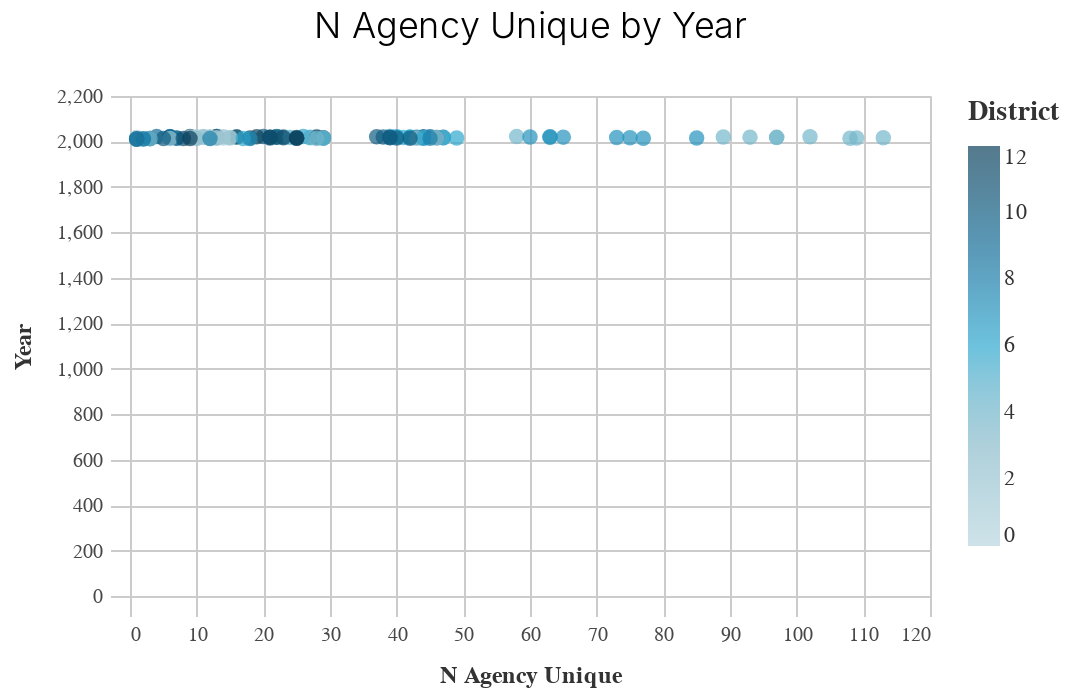

The notebook cell this image was saved under:
### Code cell
_dla_utils.basic_scatter_chart(dist_years1,'n_agency_unique', 'prepared_y', 'dist', 'subset','')

### Figure 1 — Vega-Lite specification as saved in the notebook (floating-point values rounded to 4 significant figures; data arrays with more than 128 entries replaced by an {"elided": "..."} marker saying what was removed)
{"usermeta": {"embedOptions": {"theme": "fivethirtyeight"}}, "config": {"view": {"continuousWidth": 400, "continuousHeight": 300}, "axis": {"domainColor": "#cbcbcb", "grid": true, "gridColor": "#cbcbcb", "gridWidth": 1, "labelColor": "#474747", "labelFont": "Nunito Sans", "labelFontSize": 10, "labelPadding": 4, "tickColor": "#cbcbcb", "tickSize": 10, "titleColor": "#333", "titleFont": "Raleway", "titleFontSize": 12, "titlePadding": 10}, "axisBand": {"grid": false}, "background": "white", "font": "Raleway", "header": {"labelFont": "Nunito Sans", "titleFont": "Raleway"}, "legend": {"labelColor": "#333", "labelFont": "Nunito Sans", "labelFontSize": 11, "labelLimit": 0, "padding": 1, "symbolSize": 30, "symbolType": "square", "titleColor": "#333", "titleFont": "Raleway", "titleFontSize": 14, "titlePadding": 10}, "title": {"anchor": "middle", "font": "Raleway", "fontSize": 18, "fontWeight": 300, "offset": 20}}, "data": {"name": "data-fdfa3a02ab7def962105d899d0d1ed32"}, "mark": {"type": "circle", "size": 60}, "encoding": {"color": {"field": "dist", "legend": {"title": "District"}, "scale": {"range": ["#B9D6DF", "#8CBCCB", "#2EA8CE", "#136C97", "#0B405B"]}, "type": "quantitative"}, "x": {"field": "n_agency_unique", "title": "N Agency Unique", "type": "quantitative"}, "y": {"field": "prepared_y", "title": "Year", "type": "quantitative"}}, "height": 250, "title": "N Agency Unique by Year", "width": 400, "$schema": "https://vega.github.io/schema/vega-lite/v4.17.0.json", "datasets": {"data-fdfa3a02ab7def962105d899d0d1ed32": {"elided": "129 records"}}}
